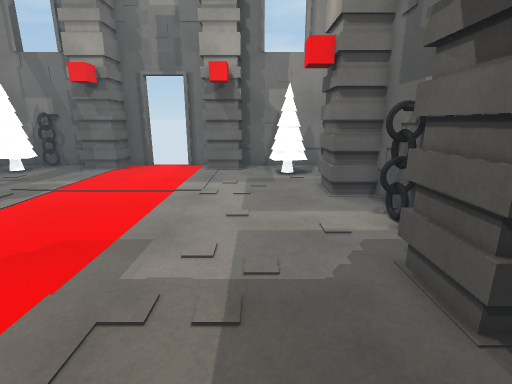
[1] (above)

16 first-person views from a walk through a 3-D level made in the Unity game engine. The camera is 1.5 m above the floor, tilts 14° down and sees 85° across. The floor is counted in squares, 0.5 m on a side. Each view is taken from the middle of a square. On the plan, view 1 faces up. The plan holds only what a view shows up to about 20 squares ahead; the rest is blank. The player is left out. Surface patterns are stand-ins for the level's own textures.

[2]
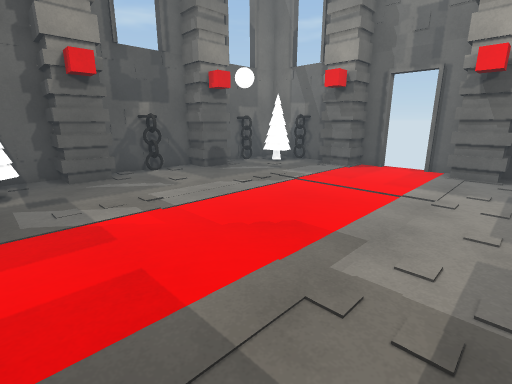

[3]
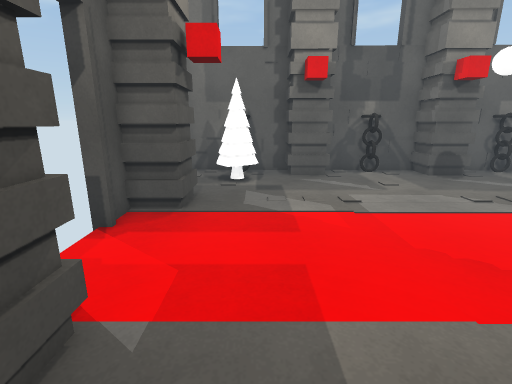

[4]
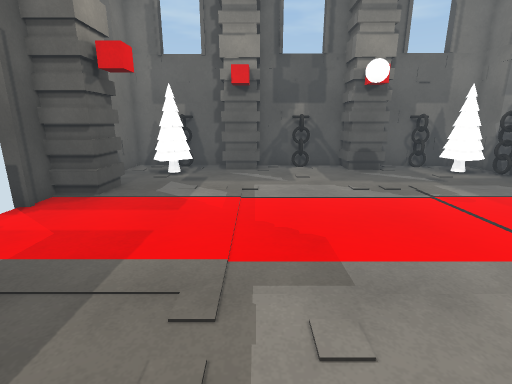

[5]
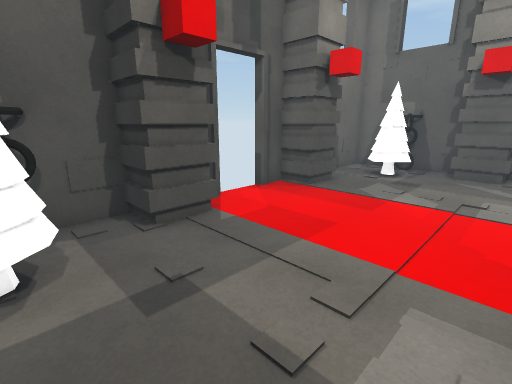

[6]
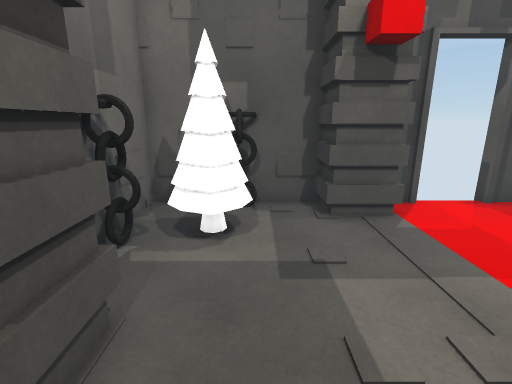

[7]
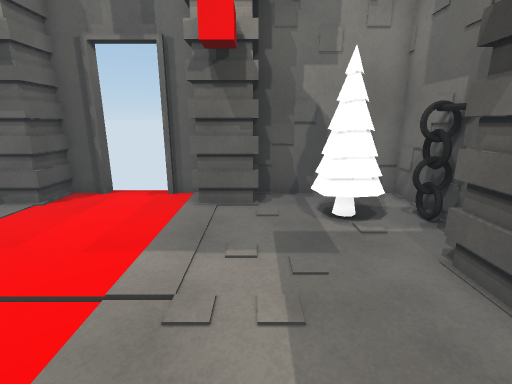

[8]
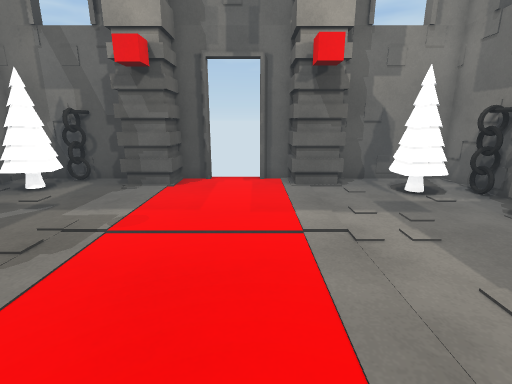

[9]
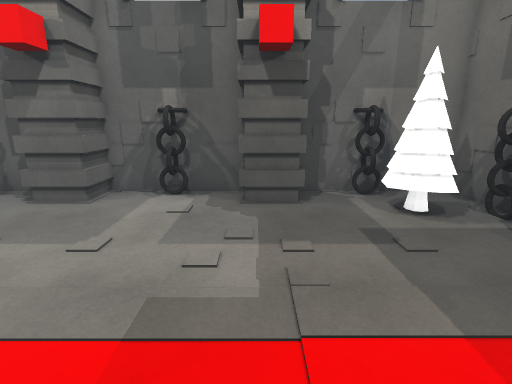

[10]
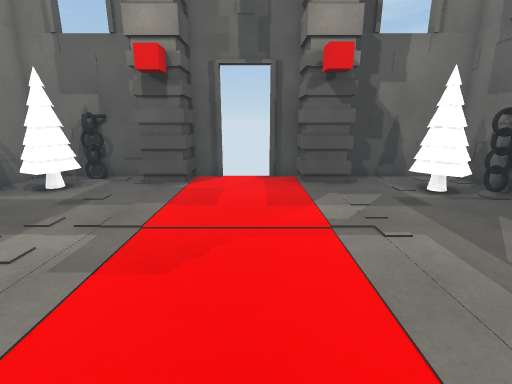

[11]
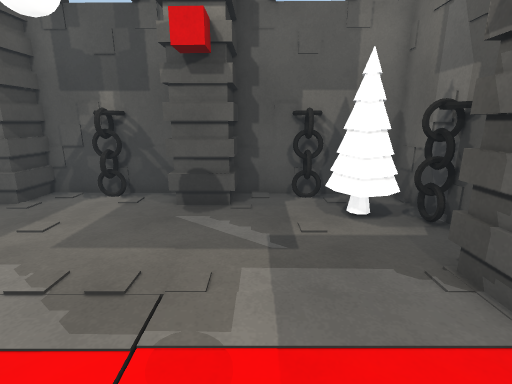

[12]
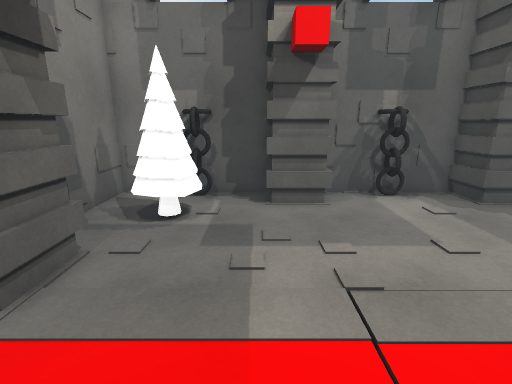

[13]
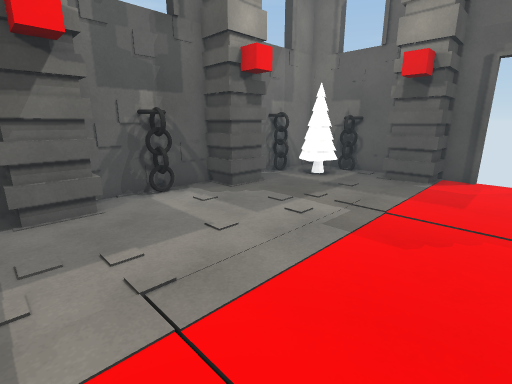

[14]
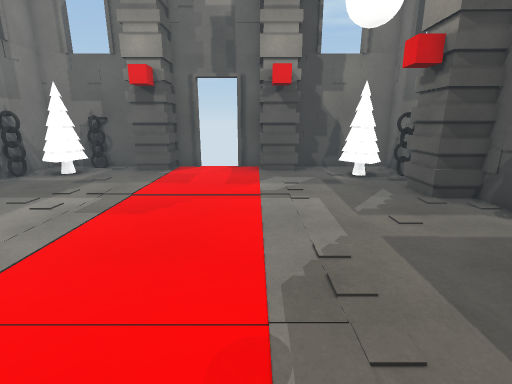

[15]
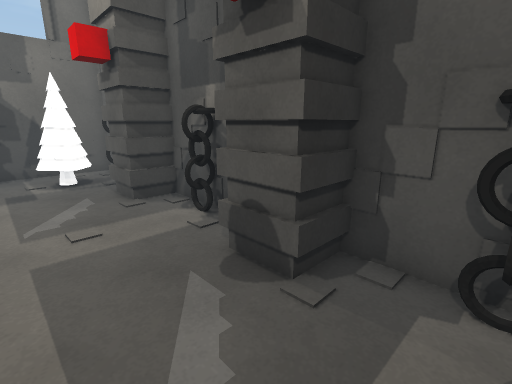

[16]
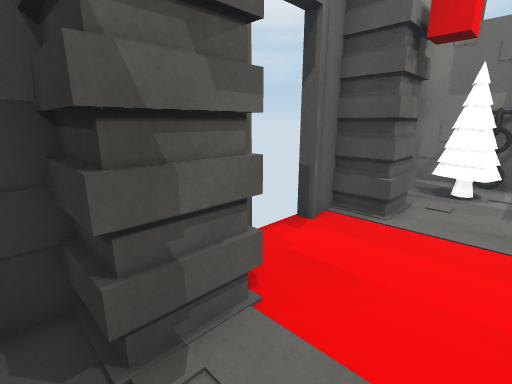

### Floor plan
Points are (right, up) in squares from view 1. A wall is a line through its corners. A room is listed if a view was taken in it or the views show most of it. See-through windows are left out.
Room 1 (views 1, 2, 3, 4, 5, 6, 7, 8, 9, 10, 11, 12, 13, 14, 15, 16)
walls: (-16, 11.2) (-17.8, 11.2) (-17.9, 5.1) (-16, 5) (-16, 3) (-16.8, 3.1); (-16.7, 8) (-17.9, 8); (-9.2, -1.5) (-9.2, -3.5); (-17.2, 8.7) (-17.2, 7.4); (3, 5.6) (5, 5.6); (-16.1, 3.2) (-18, 3.2) (-18.1, -3.4) (-11.6, -3.4); (-16, 2.8) (-18, 2.9); (-3.3, 17.9) (-3.3, 19.9); (-11.8, -1.5) (-9.4, -1.5) (-9.4, -3.4) (-8, -3.4); (-11.3, 17.9) (-11.3, 19.9); (-17.9, 8.2) (-16.8, 8.1) (-17.3, 7.6); (3.9, 8.5) (4.6, 8.5); (-7.8, -3.1) (-7.8, -3.9); (-1.2, -1.5) (-1.2, -3.5); (3, 3.1) (3, 5.4) (5, 5.4) (5, 11.4) (3, 11.4) (3, 13.5) (5, 13.5) (5, 19.9) (-1.1, 19.9); (-17.9, 5.3) (-16, 5.2); (4.3, 7.7) (4.3, 9); (4.5, 8) (4, 8.4) (4.4, 8.8); (-5, -3.4) (-3.3, -3.4) (-3.3, -1.6); (-4.8, 19.6) (-4.8, 20.4); (-7.6, 19.9) (-9.2, 19.9) (-9.2, 18); (-3.7, -3.5) (-3.7, -1.5) (-1.4, -1.5) (-1.4, -3.4) (5, -3.4) (5, 3.1); (5, 8.3) (3.9, 8.3); (-17.8, 13.3) (-15.8, 13.2); (-8.9, 19.9) (-8.9, 17.9) (-11.1, 17.9) (-11.1, 19.9) (-17.7, 19.9) (-17.8, 13.1) (-15.9, 13) (-15.9, 10.8) (-17.9, 10.9); (-5.1, -3.9) (-5.1, -3.1); (-7.4, 20.4) (-7.4, 19.6); (5.1, 11.2) (3, 11.2); (-16.6, 16.1) (-17.2, 15.6); (-17.3, 0.7) (-17.4, -0.6); (-1.2, 19.4) (-1.2, 18); (-17.5, 0.5) (-17, 0); (-0.9, 19.4) (-0.9, 17.9) (-3.1, 17.9) (-3.1, 19.9) (-4.6, 19.9); (-13.5, 19.2) (-14.7, 19.2); (-13.7, 19.3) (-14.1, 18.8); (3.8, 0.5) (5, 0.5); (-17, 16.7) (-17.1, 15.6) (-17.4, 15.4); (3.9, 0.4) (4.5, 0.9); (1, -2.7) (2.1, -2.7); (-18, 0.2) (-16.9, 0.1); (1.1, -2.9) (1.6, -2.4); (4.3, 15.7) (4.3, 17); (-14, 19.9) (-14, 18.6); (1.5, -3) (1.5, -2.2); (4.4, 16) (4, 16.4); (4.3, -0.3) (4.3, 1); (5, 16.3) (3.7, 16.3)
low walls: (3.6, 3.4) (3.1, 3.4)
ways out: gap at (-5, 20)
objects: other object (-16, -1) to (-14, 1); other object (-16, 17) to (-14, 18); other object (1, -1) to (3, 0); other object (1, 16) to (3, 18)

Positions as (right, up) in squares from view 1, and headings:
1: (0, 0), facing up
2: (0, 0), facing up-left
3: (0, 1), facing left
4: (2, 5), facing left
5: (2, 6), facing down-left
6: (1, 7), facing down
7: (-1, 8), facing up
8: (-5, 5), facing up
9: (-7, 5), facing right
10: (-7, 12), facing down
11: (-6, 14), facing left
12: (-7, 14), facing right
13: (-7, 14), facing down-right
14: (-9, 16), facing down
15: (-12, 16), facing down-left
16: (-12, 15), facing up-right
